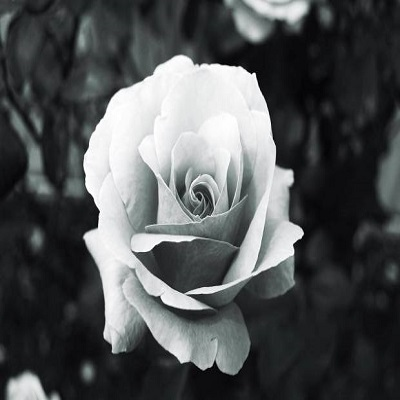
%> input picture dip mid/Online - 2 Set - A,B/BW-Rose.jpg, 400 x 400 px
$ octave B1setA.m   (GNU Octave 9; MATLAB toolbox functions it lacks are replaced by stand-ins)
%> lines starting %> are read from the running program, lines starting %| are printed output that depends on the picture
I1 = imread('BW-Rose.jpg');
%> I1 is the input picture: size 400x400x3 uint8; mean R, G, B 80.9, 83.5, 84.7
figure;
imshow(I1);

[row,col,dim] = size(I1);
%> row = 400; col = 400; dim = 3

 I1 = rgb2gray(I1);
%> I1: size 400x400 uint8

for i= 1:row
    for j=1:(col-i)
        I1(i,j,:) = 255-I1(i,j,:);
    end
end
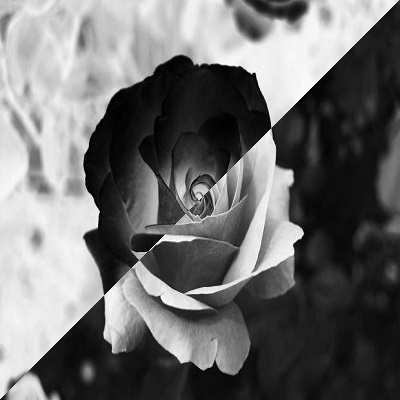
%> I1: size 400x400 uint8; min 0, max 255, mean 110.1

figure;
imshow(I1);

c = zeros(1,256);

for i= 1:row
    for j=1:col
        a = I1(i,j)+1;
        c(a) = c(a)+1;
    end
end
%> after the loop, c = 256 values, max 2904 at index 17, min 0 at index 256, mean 625

b = 0:255;
figure;
bar(b,c,'b');
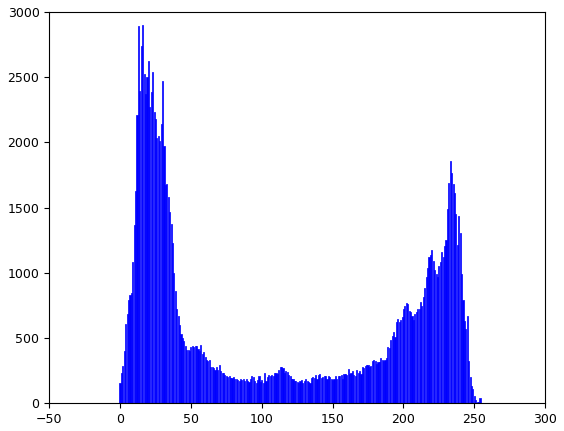
%> figure redrawn from the program's plot data; tallest bar 2904 high, from x = 15.6 to 16.4
